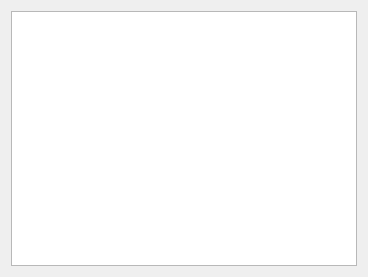
<?xml version="1.0" encoding="UTF-8"?>
<ui version="4.0">
 <class>Widget</class>
 <widget class="QWidget" name="Widget">
  <property name="geometry">
   <rect>
    <x>0</x>
    <y>0</y>
    <width>368</width>
    <height>277</height>
   </rect>
  </property>
  <property name="windowTitle">
   <string>Widget</string>
  </property>
  <layout class="QHBoxLayout" name="horizontalLayout">
   <property name="spacing">
    <number>0</number>
   </property>
   <property name="leftMargin">
    <number>0</number>
   </property>
   <property name="topMargin">
    <number>0</number>
   </property>
   <property name="rightMargin">
    <number>0</number>
   </property>
   <property name="bottomMargin">
    <number>0</number>
   </property>
   <item>
    <widget class="QWidget" name="widget" native="true">
     <layout class="QVBoxLayout" name="verticalLayout">
      <item>
       <widget class="QTextBrowser" name="textBrowser"/>
      </item>
     </layout>
    </widget>
   </item>
  </layout>
 </widget>
 <layoutdefault spacing="6" margin="11"/>
 <resources/>
 <connections/>
</ui>
